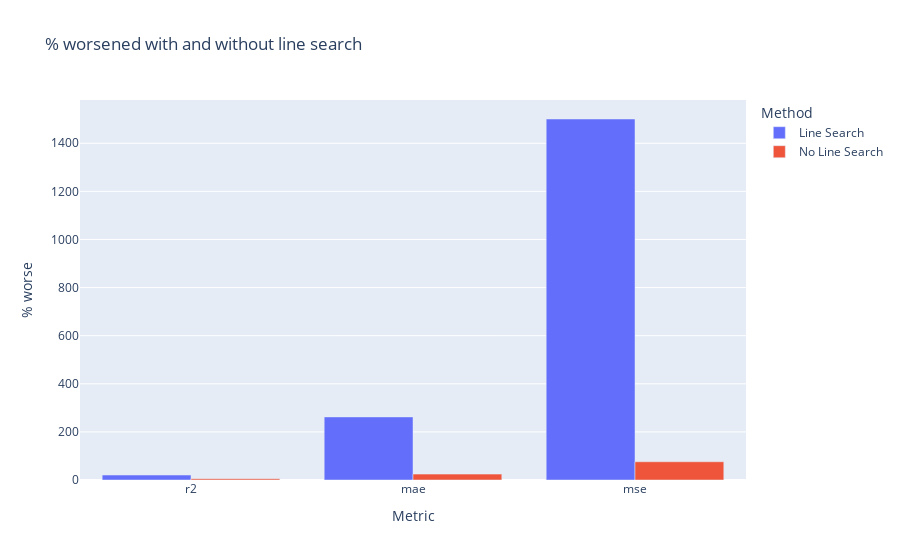

The code cell stored with this chart in its notebook:
### Markdown cell above
# Results

### Code cell
merged_eval_all = pd.concat([eval_all_ls, eval_all_no_ls],
                            keys=['Line Search', 'No Line Search'],
                            names=['Method', 'Metric'])


# barplot of the % worse
fig = px.bar(merged_eval_all.reset_index(), x='Metric', y='% worse',
             color='Method', barmode='group',
             title='% worsened with and without line search')


fig.show()
# save image
# fig.write_image("line_search_vs_no_line_search.png")

### Figure 1 — Plotly figure (JSON) as saved in the notebook; plotly's stock layout.template omitted (floating-point values rounded to 4 significant figures)
{"data": [{"alignmentgroup": "True", "hovertemplate": "Method=Line Search<br>Metric=%{x}<br>% worse=%{y}<extra></extra>", "legendgroup": "Line Search", "marker": {"color": "#636efa", "pattern": {"shape": ""}}, "name": "Line Search", "offsetgroup": "Line Search", "orientation": "v", "showlegend": true, "textposition": "auto", "type": "bar", "x": ["r2", "mae", "mse"], "xaxis": "x", "y": [20.52, 262.3, 1501.0], "yaxis": "y"}, {"alignmentgroup": "True", "hovertemplate": "Method=No Line Search<br>Metric=%{x}<br>% worse=%{y}<extra></extra>", "legendgroup": "No Line Search", "marker": {"color": "#EF553B", "pattern": {"shape": ""}}, "name": "No Line Search", "offsetgroup": "No Line Search", "orientation": "v", "showlegend": true, "textposition": "auto", "type": "bar", "x": ["r2", "mae", "mse"], "xaxis": "x", "y": [5.296, 24.44, 75.92], "yaxis": "y"}], "layout": {"barmode": "group", "legend": {"title": {"text": "Method"}, "tracegroupgap": 0}, "title": {"text": "% worsened with and without line search"}, "xaxis": {"anchor": "y", "domain": [0, 1], "title": {"text": "Metric"}}, "yaxis": {"anchor": "x", "domain": [0, 1], "title": {"text": "% worse"}}}}
